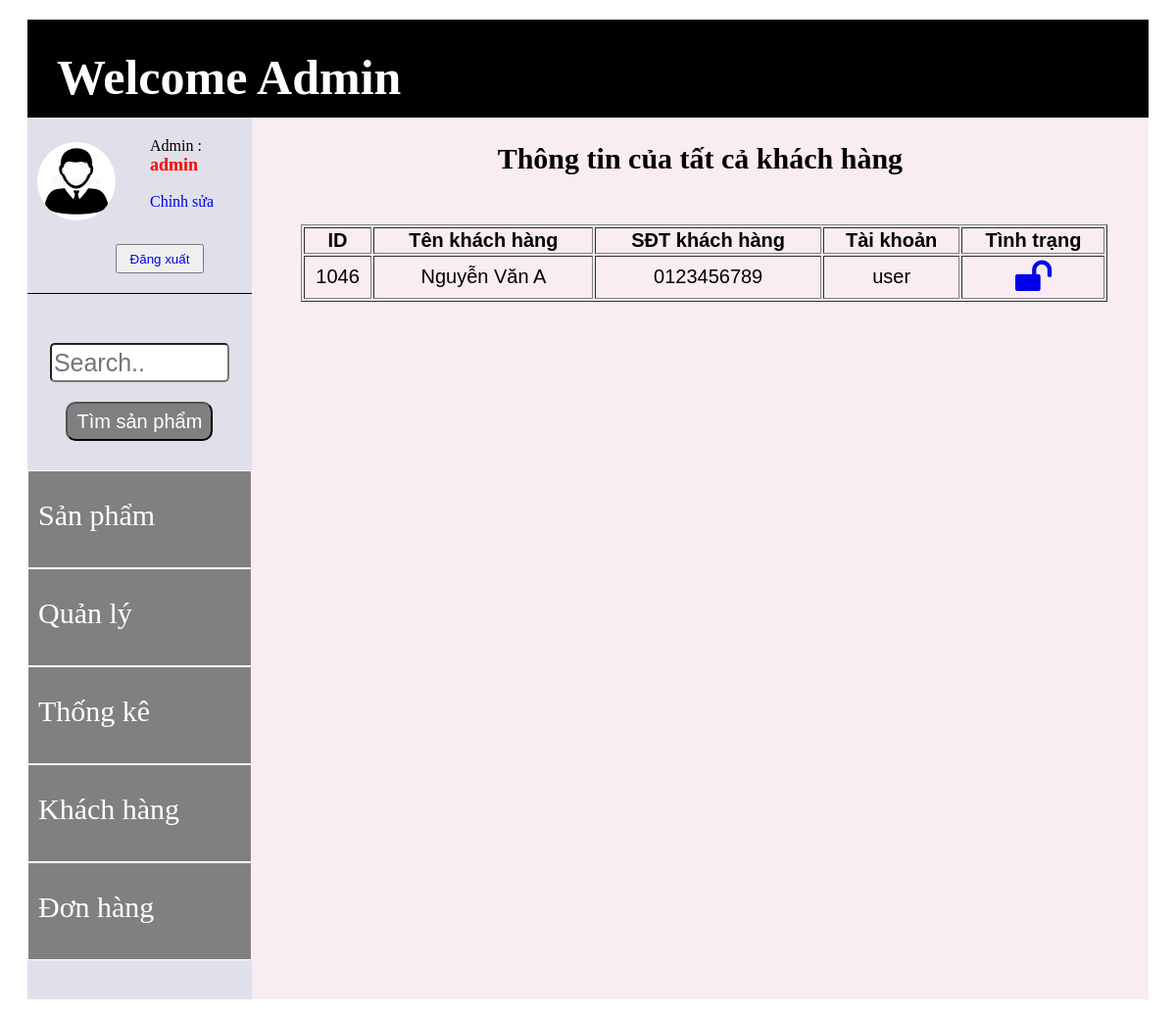
The page /admin/admin.php?show=3 (signed in) on the database its author committed.
### tables this page shows
CREATE TABLE `khach_hang` (
  `id_kh` int(11) NOT NULL,
  `ten_kh` varchar(200) NOT NULL,
  `dia_chi_kh` text NOT NULL,
  `sdt_kh` varchar(50) NOT NULL,
  `anh_kh` varchar(300) NOT NULL DEFAULT 'iconkh.jpg',
  `tai_khoan_kh` varchar(200) NOT NULL,
  `mat_khau_kh` varchar(200) NOT NULL,
  `tinh_trang_kh` tinyint(1) NOT NULL COMMENT '0: Binh thuong  1: Block'
);

### admin/quan_ly_kh.php (the view)
        <div id="div_mid">
            <div style="font-size: 20px;" style="margin-top: 50px; ">
<?php
                $strQueryKH = "select * from khach_hang";
                $resultKH = mysqli_query($con, $strQueryKH);
                if (mysqli_num_rows($resultKH) > 0) {
?>
                <h2 align="center">Thông tin của tất cả khách hàng</h2>
                    <table align="center" style="margin: 50px; font-family: Arial, Helvetica, sans-serif; text-align: center;" width="90%" border="1px solid">
                        <tr style="font-weight: bold;">
                            <td>ID</td>
                            <td>Tên khách hàng</td>
                            <td>SĐT khách hàng</td>
                            <td>Tài khoản</td>
                            <td>Tình trạng</td>
                        </tr>
<?php
                while ($rowKH = mysqli_fetch_array($resultKH)) {
?>
                        <tr style="height: 40px;">
                            <td><?php echo $rowKH['id_kh']; ?></td>
                            <td><?php echo $rowKH['ten_kh']; ?></td>
                            <td><?php echo $rowKH['sdt_kh']; ?></td>
                            <td><?php echo $rowKH['tai_khoan_kh']; ?></td>
                            <td><a href="block_kh.php?id_kh=<?php echo $rowKH['id_kh']; ?>"><?php
                                if ($rowKH['tinh_trang_kh'] == "0") {
                                    echo '<i class="fa fa-unlock fa-2x"></i>';
                                }else{
                                    echo '<i class="fa fa-lock fa-2x"></i>';
                                }
                            ?></a></td>
                        </tr>
<?php
                    }
                echo "</table>";
                }
                else{
                    echo "<h4>Không tìm thấy khách hàng nào !!!</h4>";
                }
?>
            </div>
        </div>

### admin/admin.php (shortened to what this page needs)
<?php
    include "../open.php";
    $id_ad = $_SESSION['id_ad'];
    $strQueryAD = "select * from admin where id_ad = '$id_ad'";
    $resultAD = mysqli_query($con, $strQueryAD);
    $rowAD = mysqli_fetch_array($resultAD);
?>
<!DOCTYPE html>
<html>
<head>
	<link rel="stylesheet" href="https://maxcdn.bootstrapcdn.com/font-awesome/4.4.0/css/font-awesome.min.css" />
	<link rel="stylesheet" type="text/css" href="../Css/adminCss.css">
</head>
<body>
	<div id="container_admin">
		<div id="div_admin_1"><a href="admin.php">Welcome Admin</a></div>
		<div id="div_admin_2">
			<div id="div_admin_2_1">
				<div id="thong_tin_admin">
					<div id="img_admin">
<?php
			if($rowAD['anh_ad'] == null) {
?>
				<img src="../img/iconad.jpg" width="80px" style="border-radius: 100%;">
<?php
			}else {
?>
				<img src="../img/<?php echo $rowAD['anh_ad']; ?>" width="80px" style="border-radius: 100%;">
<?php
			}
?>
					</div>
					<div id="name_admin">Admin : <br><span id="span_name_ad"><?php echo $rowAD['ho_ten_ad']; ?></span><br><br>
						<span><a href="admin.php?show=update">Chỉnh sửa</a></span>
					</div>
					<button id="button_thong_tin"><a href="../dangxuat.php">Đăng xuất</a></button>
				</div>
				<div id="search_admin">
					<form id="form_search_admin">
						<input type="text" name="search_sp" placeholder="Search..">
						<button>Tìm sản phẩm</button>
					</form>
				</div>
				<div id="menu_admin">
					<div id="menu_admin_1" class="menu_admin_mini"><a href="admin.php">Sản phẩm</a></div>
					<div id="menu_admin_2" class="menu_admin_mini"><a href="admin.php?show=1">Quản lý</a></div>
					<div id="menu_admin_3" class="menu_admin_mini"><a href="admin.php?show=2">Thống kê</a></div>
					<div id="menu_admin_4" class="menu_admin_mini"><a href="admin.php?show=3">Khách hàng</a></div>
					<div id="menu_admin_5" class="menu_admin_mini"><a href="admin.php?show=4">Đơn hàng</a></div>
				</div>
			</div>
			<div id="div_admin_2_2">
<?php
	if (isset($_GET['show'])) {
		$show = $_GET['show'];
		switch ($show) {
			case 3:
				include "quan_ly_kh.php";
				break;
		}
	}
	else {
		include "quan_ly_sp.php";
	}
?>
			</div>
		</div>
	</div>
</body>
</html>

### Css/adminCss.css (style rules this page uses)
* { box-sizing: border-box; }
a { text-decoration: none; }
#container_admin { margin: 20px; }
#div_admin_1 { width: 100%; height: 100px; background: black; font-size: 50px; font-weight: bold; padding: 30px; }
#div_admin_1 a { color: white; text-decoration: none; }
#div_admin_2 { width: 100%; height: 900px; }
#div_admin_2_1 { width: 20%; height: 100%; float: left; }
#thong_tin_admin { width: 100%; height: 20%; background: #e0e0eb; position: relative; border-bottom: 1px solid; }
#img_admin { width: 80px; height: 80px; border: 1px; border-radius: 100%; position: absolute; top: 25px; left: 10px; }
#name_admin { width: 100px; height: 50px; position: absolute; left: 125px; top: 20px; }
#span_name_ad { color: red; font-size: 18px; font-weight: bold; }
#button_thong_tin { position: absolute; width: 90px; height: 30px; left: 90px; bottom: 20px; }
#search_admin { width: 100%; height: 20%; background: #e0e0eb; }
#form_search_admin { padding-top: 50px; text-align: center; }
#form_search_admin input { width: 80%; height: 40px; margin-bottom: 20px; font-size: 25px; border-radius: 5px; }
#form_search_admin button { color: white; font-size: 20px; width: 150px; height: 40px; background: grey; border-radius: 10px; }
#menu_admin { width: 100%; height: 60%; background: #e0e0eb; }
#div_admin_2_2 { width: 80%; height: 100%; float: left; background: #f9ecf2; text-align: center; }
.menu_admin_mini a { background: grey; color: white; display: block; width: 100%; height: 100px; padding-top: 20px; border: 1px solid; font-size: 30px; padding-left: 10px; line-height: 50px; }

### rows shown on the page
khach_hang: id_kh "1046", ten_kh "Nguyễn Văn A", sdt_kh "0123456789", tai_khoan_kh "user", tinh_trang_kh 0 (drawn)

### other values the page prints
$rowAD['ho_ten_ad'] "admin"
